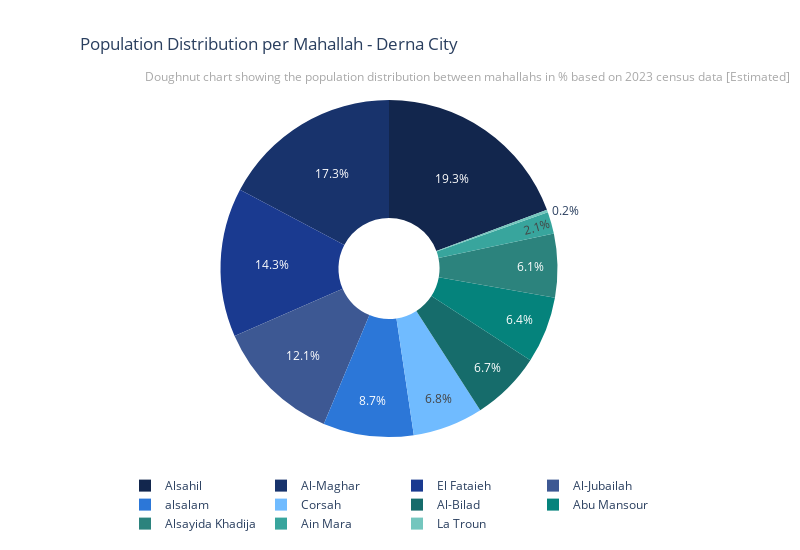

This figure's notebook cell:
### Code cell
# Create the doughnut chart
fig = px.pie(data_frame=gdf_reach_boundaries_derna_clean.sort_values(by="population_total", ascending=False),
             names="muhalla",
             values="population_total",
             title='Population Distribution per Mahallah - Derna City',
             color="muhalla",
             color_discrete_sequence=color_palete,
             hole=0.3)  # Creates the hole in the middle for the doughnut chart

fig.update_layout(width=800,
                  height=550,
                  font=dict(size=12),
                  showlegend=False,  # Hide the legend
                  title_x=0.1)  # Center the title

# Format the annotations to show percentages
fig.update_traces(textinfo='percent', texttemplate='%{percent:.1%}')

fig.update_layout(width=800,
                  height=550,
                  font=dict(size=12),
                  showlegend=True,  # Show the legend
                  title_x=0.1,  # Center the title
                  legend=dict(
                      orientation="h",  # Horizontal orientation
                      yanchor="bottom",  # Anchor to the bottom of the legend box
                      y=-0.3,  # Position above the chart
                      xanchor="center",  # Center the legend horizontally
                      x=0.5  # Center the legend
                  ))

# Add subtitle as an annotation
fig.add_annotation(
    text="Doughnut chart showing the population distribution between mahallahs in % based on 2023 census data [Estimated]",
    xref="paper", yref="paper",
    x=1.23, y=1.1,  # Position relative to the main title
    showarrow=False,
    font=dict(size=12, color="darkgrey"),  # Smaller font and light dark grey color
    xanchor='right'
)

fig.show()

### Figure 1 — Plotly figure (JSON) as saved in the notebook; plotly's stock layout.template omitted (floating-point values rounded to 4 significant figures)
{"data": [{"customdata": [["Alsahil"], ["Al-Maghar"], ["El Fataieh"], ["Al-Jubailah"], ["alsalam"], ["Corsah"], ["Al-Bilad"], ["Abu Mansour"], ["Alsayida Khadija"], ["Ain Mara"], ["La Troun"]], "domain": {"x": [0, 1], "y": [0, 1]}, "hole": 0.3, "hovertemplate": "muhalla=%{customdata[0]}<br>population_total=%{value}<extra></extra>", "labels": ["Alsahil", "Al-Maghar", "El Fataieh", "Al-Jubailah", "alsalam", "Corsah", "Al-Bilad", "Abu Mansour", "Alsayida Khadija", "Ain Mara", "La Troun"], "legendgroup": "", "marker": {"colors": ["#12264d", "#18336c", "#1a3a90", "#3d5893", "#2c77d8", "#70bbff", "#166c6b", "#05837c", "#2c837d", "#38a59d", "#74c6be"]}, "name": "", "showlegend": true, "textinfo": "percent", "texttemplate": "%{percent:.1%}", "type": "pie", "values": [21716, 19389, 16041, 13612, 9743, 7583, 7556, 7174, 6841, 2359, 269]}], "layout": {"annotations": [{"font": {"color": "darkgrey", "size": 12}, "showarrow": false, "text": "Doughnut chart showing the population distribution between mahallahs in % based on 2023 census data [Estimated]", "x": 1.23, "xanchor": "right", "xref": "paper", "y": 1.1, "yref": "paper"}], "font": {"size": 12}, "height": 550, "legend": {"orientation": "h", "tracegroupgap": 0, "x": 0.5, "xanchor": "center", "y": -0.3, "yanchor": "bottom"}, "piecolorway": ["#12264d", "#18336c", "#1a3a90", "#3d5893", "#2c77d8", "#70bbff", "#166c6b", "#05837c", "#2c837d", "#38a59d", "#74c6be"], "showlegend": true, "title": {"text": "Population Distribution per Mahallah - Derna City", "x": 0.1}, "width": 800}}
